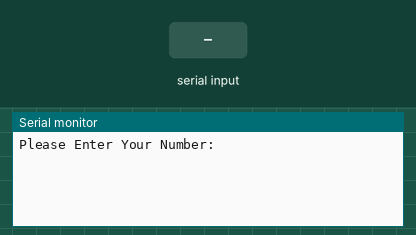
Bench run of a sketch on a simulated Arduino Uno, built with avr-gcc and run on an emulated ATmega328P. On the bench: the last lines printed to the serial monitor. Inputs (shaded band) come from the test bench.

Above: at 1.2 s.
1.3 s: "90,45\n" received over Serial
At 1.7 s:
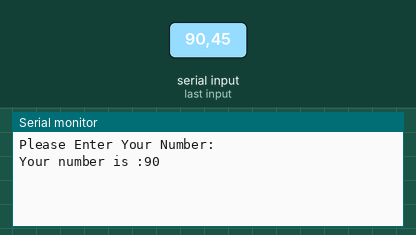
3.3 s: "30,150\n" received over Serial
At 3.7 s:
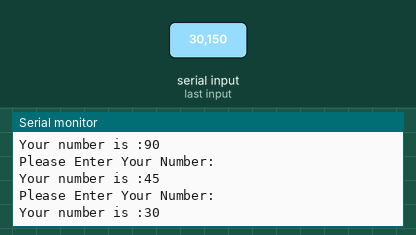
Timing chart, 0 to 6.3 s (numbered marks = the images above; inputs shaded):
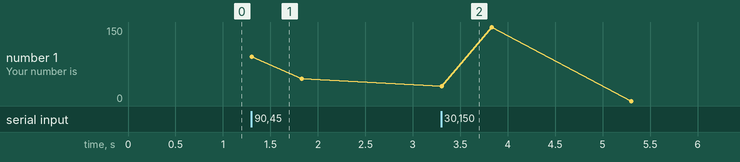

The sketch:

Taking_Input.ino
```cpp
int myNumber;
String msg = "Please Enter Your Number:";

void setup() {
  // put your setup code here, to run once:
  Serial.begin(9600);
}

void loop() {
  // put your main code here, to run repeatedly:
  Serial.println(msg);
  while(Serial.available()==0){

  }
  myNumber = Serial.parseInt();
  Serial.print("Your number is :");
  Serial.println(myNumber);
  delay(500);
}
```

Measured:
- after the input at 1.3 s, the serial monitor: prints a new line at once (image 1)
- after the input at 3.3 s, the serial monitor: prints a new line at once (image 2)
